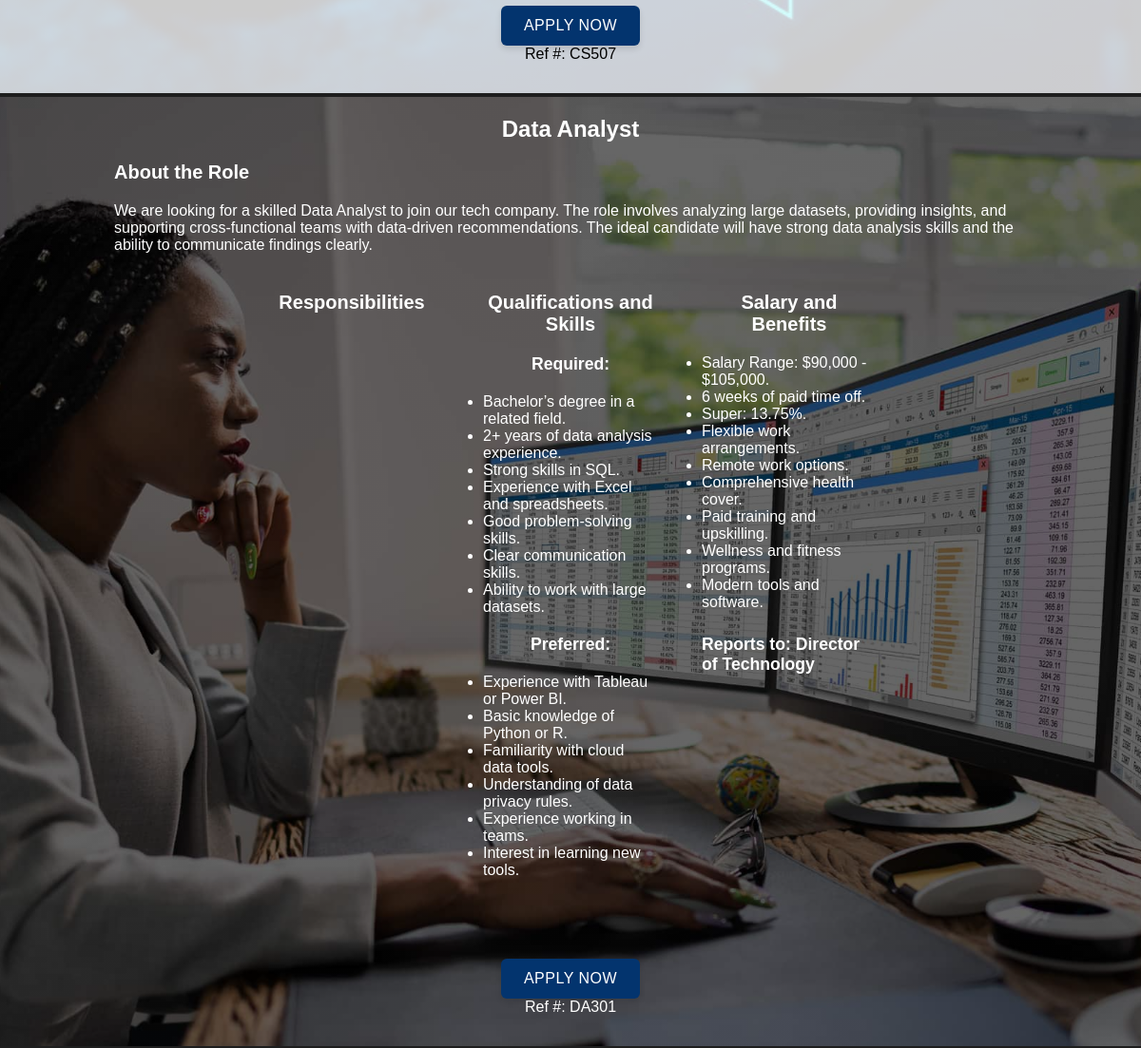
Before: /jobs.php (middle part) with the older database file.
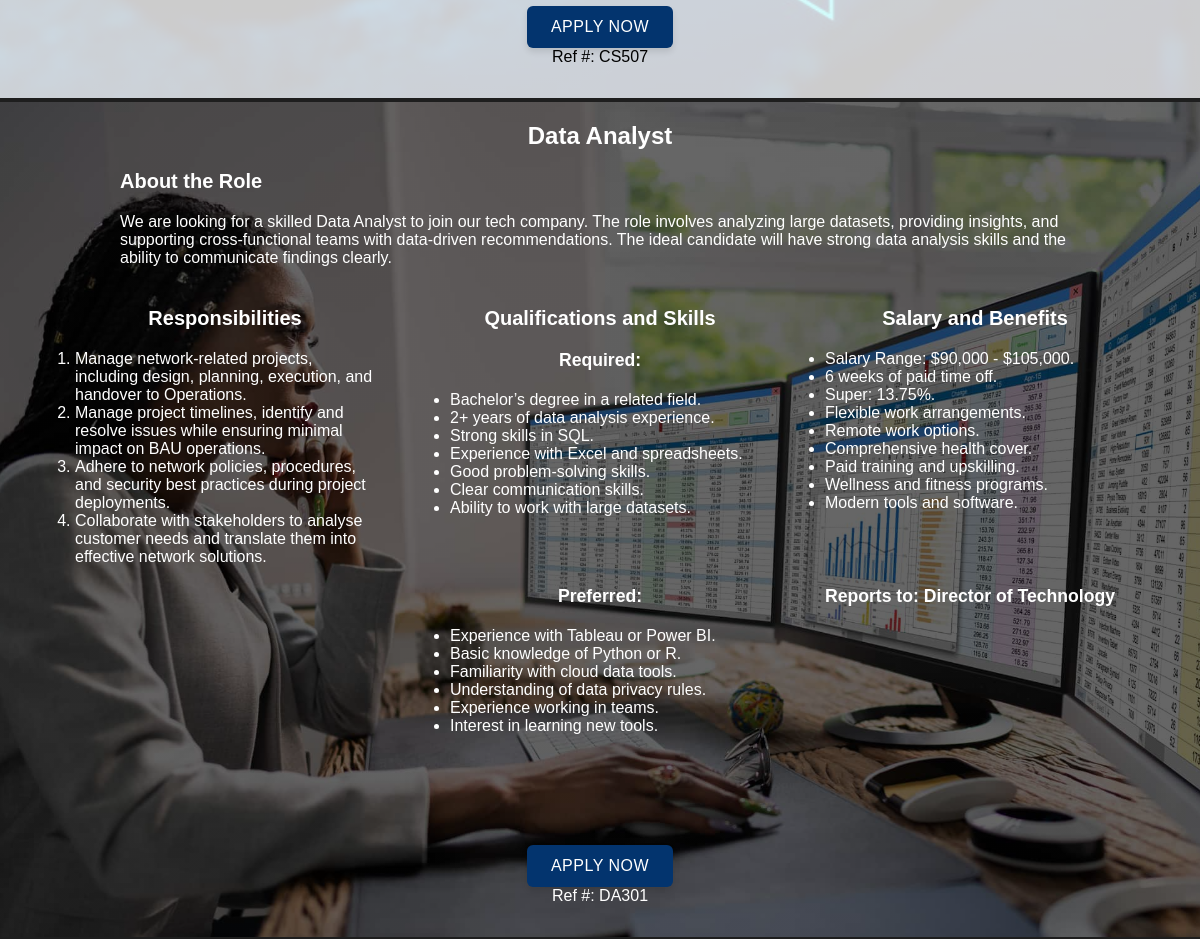
After: the same page with the newer database file.
### tables this page shows
CREATE TABLE `jobs` (
  `job_id` varchar(5) NOT NULL,
  `title` text NOT NULL,
  `description` text NOT NULL,
  `reports_to` text NOT NULL
);

CREATE TABLE `required_skills` (
  `job_id` varchar(5) NOT NULL,
  `bp1` text NOT NULL,
  `bp2` text DEFAULT NULL,
  `bp3` text DEFAULT NULL,
  `bp4` text DEFAULT NULL,
  `bp5` text DEFAULT NULL,
  `bp6` text DEFAULT NULL,
  `bp7` text DEFAULT NULL,
  `bp8` text DEFAULT NULL,
  `bp9` text DEFAULT NULL,
  `bp10` text DEFAULT NULL
);

CREATE TABLE `preferred_skills` (
  `job_id` varchar(5) NOT NULL,
  `bp1` text NOT NULL,
  `bp2` text DEFAULT NULL,
  `bp3` text DEFAULT NULL,
  `bp4` text DEFAULT NULL,
  `bp5` text DEFAULT NULL,
  `bp6` text DEFAULT NULL,
  `bp7` text DEFAULT NULL,
  `bp8` text DEFAULT NULL,
  `bp9` text DEFAULT NULL,
  `bp10` text DEFAULT NULL
);

CREATE TABLE `salary_and_benefits` (
  `job_id` varchar(5) NOT NULL,
  `bp1` text NOT NULL,
  `bp2` text DEFAULT NULL,
  `bp3` text DEFAULT NULL,
  `bp4` text DEFAULT NULL,
  `bp5` text DEFAULT NULL,
  `bp6` text DEFAULT NULL,
  `bp7` text DEFAULT NULL,
  `bp8` text DEFAULT NULL,
  `bp9` text DEFAULT NULL,
  `bp10` text DEFAULT NULL
);

CREATE TABLE `responsibilities` (
  `job_id` varchar(5) NOT NULL,
  `bp1` text NOT NULL,
  `bp2` text DEFAULT NULL,
  `bp3` text DEFAULT NULL,
  `bp4` text DEFAULT NULL,
  `bp5` text DEFAULT NULL,
  `bp6` text DEFAULT NULL,
  `bp7` text DEFAULT NULL,
  `bp8` text DEFAULT NULL,
  `bp9` text DEFAULT NULL,
  `bp10` text DEFAULT NULL
);

### jobs.php (the view, shortened to what this page needs)
<?php
    require_once("settings.php");
    $sql = "SELECT * FROM jobs";
    $result_jobs = mysqli_query($conn, $sql);
?>
<!DOCTYPE html>
<html lang="en">
    <head>
        <link rel="stylesheet" href="styles/styles.css">
    </head>
    <body>
    <div>
        <main>
            <?php if (mysqli_num_rows($result_jobs) > 0): ?>
                <?php $index = 0; ?>
                <div id="job_list">
            <?php while ($row = mysqli_fetch_assoc($result_jobs)): ?>
                <?php
                    $index += 1;
                    if ($index % 2 == 0) {
                        $text_colour = "white_text";
                        $background_colour = "dark_gradient";
                    } else {
                        $text_colour = "";
                        $background_colour = "light_gradient grey_content_section";
                    }
                ?>
                <section class="job_position <?= $background_colour ?>" id="<?= $row['job_id'] ?>">
                <h2 class="job_title jobs_page_heading <?= $text_colour ?>"><?= $row['title'] ?></h2>
                    <section class="job_outline">
                        <h3 class="jobs_page_heading <?= $text_colour ?>">About the Role</h3>
                        <p class="<?= $text_colour ?>"><?= $row["description"] ?></p>
                    </section>
                <section class="job_information">
                    <section class="job_responsibilities">
                        <h3 class="jobs_page_heading center_heading <?= $text_colour ?>">Responsibilities</h3>
                        <?php
                            $sql = sprintf("SELECT * FROM responsibilities WHERE job_id = '%s'", $row["job_id"]);
                            $result_responsibilities = mysqli_query($conn, $sql);
                        ?>
                        <ol class="<?= $text_colour ?>">
                            <?php
                                while ($item = mysqli_fetch_assoc($result_responsibilities)) {
                                    foreach ($item as $key => $value) {
                                        if (strpos($key, 'bp') === 0 && !empty($value)) {
                                            echo "<li class='$text_colour'>$value</li>";
                                        }
                                    }
                                }
                            ?>
                        </ol>
                    </section>
                    <section class="required_quals">
                        <h3 class="jobs_page_heading center_heading <?= $text_colour ?>">Qualifications and Skills</h3>
                        <h4 class="jobs_page_heading center_heading <?= $text_colour ?>">Required:</h4>
                        <?php
                            $sql = sprintf("SELECT * FROM required_skills WHERE job_id = '%s'", $row["job_id"]);
                            $result_required = mysqli_query($conn, $sql);
                        ?>
                        <ul>
                            <?php
                                while ($item = mysqli_fetch_assoc($result_required)) {
                                    foreach ($item as $key => $value) {
                                        if (strpos($key, 'bp') === 0 && !empty($value)){
                                            echo "<li class='$text_colour'>$value</li>";
                                        }
                                    }
                                }
                            ?>
                        </ul>
                    </section>
                    <section class="preferred_quals">
                        <h4 class="jobs_page_heading center_heading <?= $text_colour ?>">Preferred:</h4>
                        <?php
                            $sql = sprintf("SELECT * FROM preferred_skills WHERE job_id = '%s'", $row["job_id"]);
                            $result_preferred = mysqli_query($conn, $sql);
                        ?>
                        <ul>
                            <?php
                                while ($item = mysqli_fetch_assoc($result_preferred)) {
                                    foreach ($item as $key => $value) {
                                        if (strpos($key, 'bp') === 0 && !empty($value)){
                                            echo "<li class='$text_colour'>$value</li>";
                                        }
                                    }
                                }
                            ?>
                        </ul>
                    </section>
                    <section class="job_salary">
                        <h3 class="jobs_page_heading center_heading <?= $text_colour ?>">Salary and Benefits</h3>
                        <?php
                            $sql = sprintf("SELECT * FROM salary_and_benefits WHERE job_id = '%s'", $row["job_id"]);
                            $result_salary = mysqli_query($conn, $sql);
                        ?>
                        <ul>
                            <?php
                                while ($item = mysqli_fetch_assoc($result_salary)) {
                                    foreach ($item as $key => $value) {
                                        if (strpos($key, 'bp') === 0 && !empty($value)){
                                            echo "<li class='$text_colour'>$value</li>";
                                        }
                                    }
                                }
                            ?>
                        </ul>
                    </section>
                    <h4 class="team_lead jobs_page_heading <?= $text_colour ?>">Reports to: <?= $row['reports_to'] ?></h4>
                </section>
                <form action="apply.php">
                    <button class="btn">Apply Now</button>
                </form>
                <p class="<?= $text_colour ?>">Ref #: <?= $row['job_id'] ?></p>
                </section>
            <?php endwhile; ?>
        </div>
    <?php endif; ?>
        </main>
    </body>
</html>

### styles/styles.css (style rules this page uses)
* { font-family: sans-serif; color: black; }
body { background-color: white }
h2 { font-size: 1.5em; font-weight: bold; }
h3 { font-size: 1.25em; font-weight: bold; }
h4 { font-size: 1.1em; font-weight: bold; }
* { margin: 0; padding: 0; box-sizing: border-box; }
body { font-family: Arial, sans-serif; }
.btn { margin-left: 10px; margin-right: 10px; background-color: #03346e; color: white; padding: 12px 24px; border: none; border-radius: 6px; font-size: 16px; font-weight: 500; cursor: pointer; transition: all 0.3s ease; box-shadow: 0 4px 6px rgba(0, 0, 0, 0.1); text-transform: uppercase; letter-spacing: 0.5px; }
.white_text { color: white; }
.jobs_page_heading { margin: 20px 0; }
.grey_content_section { padding: 30px 0; border-bottom: 4px solid #1e1e1e; border-top: 4px solid #1e1e1e; background-color: lightgrey; }
.dark_gradient { --gradient: linear-gradient(rgba(0, 0, 0, 0.6), rgba(0, 0, 0, 0.6)); }
.light_gradient { --gradient: linear-gradient(rgba(255, 255, 255, 0.8), rgba(255, 255, 255, 0.8)); }
#DA301 { background: var(--gradient), url("images/data-analyst.png"); background-size: cover; background-position: center; background-repeat: no-repeat; }
#CS507 { background: var(--gradient), url("images/cybersecurity.png"); background-size: cover; background-position: center; background-repeat: no-repeat; }
#job_list { width: 100%; min-width: 650px; }
.job_position { display: flex; flex-direction: column; align-items: center; padding-bottom: 2em; width: 100%; min-width: fit-content; }
.job_title { text-align: center; margin-bottom: 0; }
.job_outline { align-self: center; width: 80%; }
.job_information { display: grid; grid-template-columns: 25% 25% 25%; grid-template-rows: 1fr 1fr; justify-content: space-evenly; margin-top: 20px; }
.job_responsibilities { display: flex; flex-direction: column; }
.preferred_quals { grid-row: 2; grid-column: 2; }
.job_salary { display: flex; flex-direction: column; }
.team_lead { grid-column: 3; }
.center_heading { text-align: center; }
button { margin-left: 10px; margin-right: 10px; background-color: #03346e; color: white; padding: 8px 14px; border: none; border-radius: 6px; font-size: 13px; font-weight: 500; cursor: pointer; transition: all 0.3s ease; box-shadow: 0 4px 6px rgba(0, 0, 0, 0.1); text-transform: uppercase; letter-spacing: 0.5px; }

Changed rows visible on the page:
added responsibilities: bp1 "Manage network-related projects, including design, planning, execution, and handover to Operations.", bp2 "Manage project timelines, identify and resolve issues while ensuring minimal impact on BAU operations.", bp3 "Adhere to network policies, procedures, and security best practices during project deployments.", bp4 "Collaborate with stakeholders to analyse customer needs and translate them into effective network solutions.", shown under jobs "Data Analyst"
